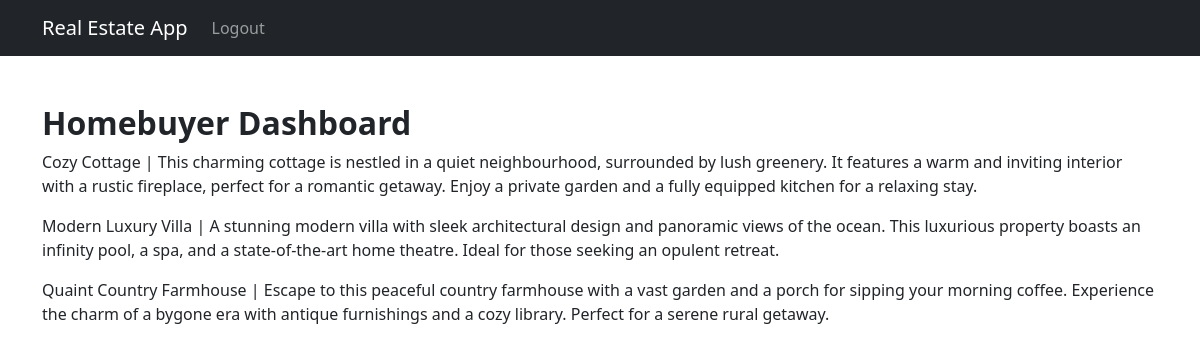
The page / (signed in) on the database its author committed.
### realestate/apps/core/models.py (models this page shows, shortened)
class BaseModel(models.Model):
    id = models.UUIDField(primary_key=True, default=uuid.uuid4, editable=False)
    class Meta:
        abstract = True

class ValidateCategoryCoupleMixin(object):
    def _validate_categories_and_couples(self):
        if not self.pk:
            return
        category_couple_ids = set(self.categories.values_list("couple", flat=True))
        if category_couple_ids:
            if (
                len(category_couple_ids) > 1
                or self.couple_id not in category_couple_ids
            ):
                raise ValidationError("Invalid categories for this couple.")
        return

class House(BaseModel, ValidateCategoryCoupleMixin):
    _NICKNAME_MIN_LENGTH = 1
    nickname = models.CharField(max_length=128, verbose_name="Nickname")
    address = models.TextField(blank=True, verbose_name="Address")
    couple = models.ForeignKey(
        "core.Couple", verbose_name="Couple", on_delete=models.CASCADE
    )
    categories = models.ManyToManyField(
        "core.Category", through="core.Grade", verbose_name="Categories"
    )
    def __str__(self):
        return self.nickname
    class Meta:
        ordering = ["nickname"]
        unique_together = (("nickname", "couple"),)
        verbose_name = "House"
        verbose_name_plural = "Houses"

### realestate/apps/core/views.py (the view)
# urls.py: path("", core_views.HomeView.as_view(), name="home"),
class HomeView(BaseView):
    def get(self, request, *args, **kwargs):
        if Realtor.objects.filter(user=request.user).exists():
            return render(request, "core/realtorHome.html")
        couple = Couple.objects.filter(homebuyer__user=request.user).first()
        house = House.objects.filter(couple=couple)
        return render(
            request, "core/homebuyerHome.html", {"couple": couple, "house": house}
        )

### realestate/apps/appauth/models.py (called while the page is built)
    @property
    def user_type(self):
        has_homebuyer = hasattr(self, "homebuyer")
        has_realtor = hasattr(self, "realtor")
        if has_homebuyer:
            if has_realtor:
                raise IntegrityError(
                    f"User {str(self)} is registered as both a Homebuyer and a Realtor, which is not valid."
                )
            return "Homebuyer"
        elif has_realtor:
            return "Realtor"
        return None

### realestate/apps/core/views.py (called while the page is built)
    @method_decorator(login_required)
    def dispatch(self, request, *args, **kwargs):
        if request.user.user_type in self._USER_TYPES_ALLOWED:
            return super().dispatch(request, *args, **kwargs)
        raise PermissionDenied

### realestate/templates/core/homebuyerHome.html (shortened to what this page needs)
{% extends "base.html" %}
{% load django_bootstrap5 %}
{% block body %}
    <div class="mt-5">
        <h2><strong>Homebuyer Dashboard</strong></h2>
        {% for home in house %}
            <p>{{home}} | {{home.address}}</p>
        {% endfor %}
    </div>
{% endblock %}

### realestate/templates/base.html (shortened to what this page needs)
<!DOCTYPE html>
{% load django_bootstrap5 %}
{% load static %}
<head>
    {% bootstrap_css %}
</head>
<body>
    <nav class="navbar navbar-expand-lg navbar-dark bg-dark">
        <div class="container container-fluid">
            <a class="navbar-brand" href={% url "home" %}>Real Estate App</a>
            <div class="collapse navbar-collapse" id="navbarSupportedContent">
                <ul class="navbar-nav me-auto mb-2 mb-lg-0">
                    {% if user.is_authenticated %}
                        <li class="nav-item">
                            <a class="nav-link" aria-current="page" href={% url 'logout' %}>Logout</a>
                        </li>
                    {% else %}
                        <li class="nav-item">
                            <a class="nav-link" aria-current="page" href={% url 'login' %}>Log In</a>
                        </li>
                    {% endif %}
                </ul>
            </div>
        </div>
    </nav>
    <div class="container vw-100 vh-100">
        {% block body %}
        {% endblock %}
    </div>
</body>
</html>

### rows shown on the page
House: nickname "Cozy Cottage", address "This charming cottage is nestled in a quiet neighbourhood, surrounded by lush greenery. It features a warm and inviting interior with a rustic fireplace, perfect for a romantic getaway. Enjoy a private garden and a fully equipped kitchen for a relaxing stay."
House: nickname "Modern Luxury Villa", address "A stunning modern villa with sleek architectural design and panoramic views of the ocean. This luxurious property boasts an infinity pool, a spa, and a state-of-the-art home theatre. Ideal for those seeking an opulent retreat."
House: nickname "Quaint Country Farmhouse", address "Escape to this peaceful country farmhouse with a vast garden and a porch for sipping your morning coffee. Experience the charm of a bygone era with antique furnishings and a cozy library. Perfect for a serene rural getaway."
